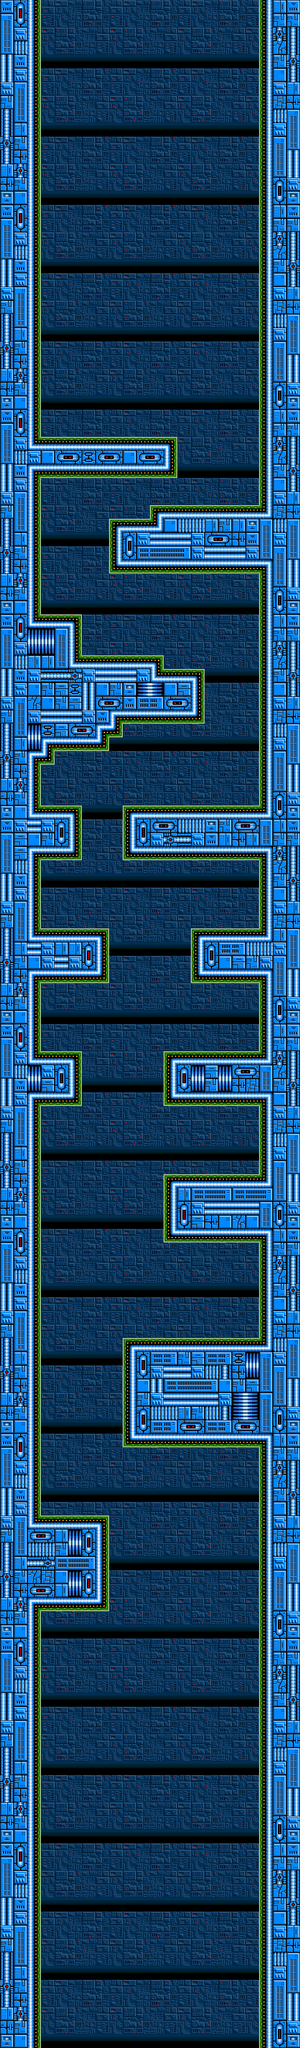

A level layout from a 2D game, rendered from its tile map. Below: a short description, then the map file with tile-grid data replaced by summaries:
An orthogonal 22x150 tile map with 32x32 px tiles, 2 tile layers (bg_b, bg_a) and 23 objects (15x 90, 5x 0, 2x 180, 270).

<map version="1.0" tiledversion="1.0.3" orientation="orthogonal" renderorder="right-down" width="22" height="150" tilewidth="32" tileheight="32" nextobjectid="24">
 <tileset firstgid="1" name="tile01" tilewidth="32" tileheight="32" tilecount="64" columns="8">
  <image source="tile01.png" width="256" height="256" />
 </tileset>
 <layer name="bg_b" width="22" height="150">
  <data>[3300 cells, 3300 non-empty, 11 distinct tile ids]</data>
 </layer>
 <layer name="bg_a" width="22" height="150">
  <data>[3300 cells, 1342 non-empty, 44 distinct tile ids]</data>
 </layer>
 <objectgroup name="enemy_tbl">
  <object id="1" name="zako" type="90" x="192" y="4128" width="48" height="48" />
  <object id="2" name="zako" type="90" x="480" y="4064" width="48" height="48" />
  <object id="3" name="zako" type="90" x="224" y="3968" width="48" height="48" />
  <object id="4" name="zako" type="90" x="416" y="3872" width="48" height="48" />
  <object id="5" name="zako" type="90" x="256" y="3776" width="48" height="48" />
  <object id="6" name="block" type="0" x="288" y="3648" width="64" height="64">
   <properties>
    <property name="speed" type="float" value="128" />
   </properties>
  </object>
  <object id="7" name="canon" type="90" x="416" y="3392" width="96" height="96" />
  <object id="8" name="zako" type="90" x="128" y="3200" width="48" height="48" />
  <object id="9" name="zako" type="90" x="192" y="3040" width="48" height="48" />
  <object id="10" name="block" type="0" x="224" y="2848" width="64" height="64">
   <properties>
    <property name="speed" type="float" value="96" />
   </properties>
  </object>
  <object id="11" name="canon" type="180" x="512" y="2624" width="96" height="96" />
  <object id="15" name="block" type="0" x="224" y="2528" width="64" height="64">
   <properties>
    <property name="speed" type="float" value="128" />
   </properties>
  </object>
  <object id="12" name="canon" type="0" x="96" y="2336" width="96" height="96" />
  <object id="16" name="block" type="0" x="320" y="2240" width="64" height="64">
   <properties>
    <property name="speed" type="float" value="128" />
   </properties>
  </object>
  <object id="13" name="canon" type="180" x="512" y="2048" width="96" height="96" />
  <object id="17" name="zako" type="90" x="320" y="2016" width="48" height="48" />
  <object id="14" name="canon" type="270" x="512" y="1792" width="96" height="96" />
  <object id="21" name="block" type="90" x="416" y="1472" width="64" height="64">
   <properties>
    <property name="speed" type="float" value="128" />
   </properties>
  </object>
  <object id="22" name="block" type="90" x="288" y="1440" width="64" height="64">
   <properties>
    <property name="speed" type="float" value="160" />
   </properties>
  </object>
  <object id="23" name="zako" type="90" x="520" y="1344" width="48" height="48" />
  <object id="18" name="zako" type="90" x="160" y="1248" width="48" height="48" />
  <object id="19" name="zako" type="90" x="128" y="1184" width="48" height="48" />
  <object id="20" name="zako" type="90" x="192" y="1120" width="48" height="48" />
 </objectgroup>
</map>